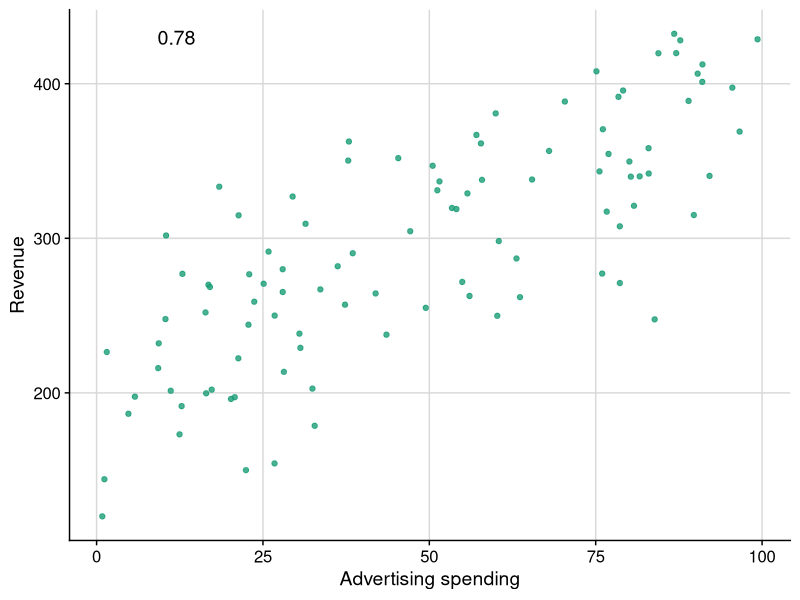

R code for this plot: (Note: this script raises an error after producing the figure.)
## ---- chunk 1
#| warning: false
#| message: false
#| results: "hide"
#| echo: true
# install packages if missing
pkg_vec <- c("tibble", "dplyr", "ggplot2", "cowplot")
for (x in pkg_vec) {
  if (!requireNamespace(x, character.only = TRUE, quietly = TRUE)) {
    install.packages(x)
  }
}
# attach packages
library(tibble)
library(dplyr)
library(ggplot2)
library(cowplot)
## ---- chunk 2
path_dir_fig_dem <- "_tmp/fig/w1s2dem"
if (!dir.exists(path_dir_fig_dem)) {
  dir.create(path_dir_fig_dem, recursive = TRUE)
}
## ---- chunk 3
theme_cowplot_bg <- function() {
  theme_cowplot() +
    theme(
      plot.background = element_rect(fill = "white"),
      panel.background = element_rect(fill = "white")
    )
}
## ---- chunk 4
col_vec_3 <- c(
  "#1b9e77", "#d95f02", "#7570b3"
)
## ---- chunk 5
set.seed(3)
x_vec <- runif(1e2, 0, 100)
y_vec <- 200 + 2 * x_vec + rnorm(1e2, 0, 50)
data_tbl_s1 <- tibble(
  Advertising = x_vec, Revenue = y_vec
)
cor(x_vec, y_vec) |> signif(2)
## ---- chunk 6

# create table for plotting correlation label
plot_tbl_cor <- tibble(
  x = 12, y = 430, label = cor(x_vec, y_vec) |> round(2)
)
# plot:
# specify points dataset, and that
# `x` and `y` are the columns to use
# for the x and y axes, respectively
p_s1_init <- ggplot(
  data_tbl_s1,
  aes(x = Advertising, y = Revenue)
) +
  # add points to the plot (blue, semi-transparent)
  geom_point(col = col_vec_3[1], alpha = 0.8) +
  # add a label to the plot
  geom_text(
    # specify the dataset for the label
    data = plot_tbl_cor,
    # specify what columns
    # have the label, x and y values
    aes(label = label, x = x, y = y),
    # specify the size of the label
    size = 5,
    # specify that we don't want the
    # label to inherit the aesthetics
    # from the initial `ggplot` call
    # (this note is more complicated)
    inherit.aes = FALSE
  ) +
  # use our custom theme (cowplot theme, white background)
  theme_cowplot_bg() +
  # add gridlines
  background_grid(major = "xy") +
  # add labels to the axes
  labs(x = "Advertising spending", y = "Revenue")

# save the plot:
# specify the path to save the plot to
path_p <- file.path(path_dir_fig_dem, "p-scenario1-init.png")
# save the plot to the path.
# specify the width and height of the plot (10cm each)
ggsave(path_p, p_s1_init, width = 10, height = 10, units = "cm")
## ---- chunk 7
#| results: asis
#| echo: true
# display the plot
knitr::include_graphics(path_p)
## ---- chunk 8
fit <- lm(Revenue ~ Advertising, data = data_tbl_s1)
fit |> summary()
## ---- chunk 9

coef_vec <- coef(fit)
coef_vec
p_s1_fit <- p_s1_init +
  geom_abline(
    # specify the slope and intercept of the line
    intercept = coef_vec[["(Intercept)"]],
    slope = coef_vec[["Advertising"]],
    # specify the colour of the line
    col = col_vec_3[2],
    size = 1.5
  )
# save the plot:
# specify the path to save the plot to
path_p <- file.path(path_dir_fig_dem, "p-scenario1-fit.png")
# save the plot to the path.
# specify the width and height of the plot (10cm each)
ggsave(path_p, p_s1_fit, width = 10, height = 10, units = "cm")
## ---- chunk 10
#| results: asis
#| echo: false
knitr::include_graphics(path_p)
## ---- chunk 11

plot_tbl_45 <- tibble(
  x = c(0, 420),
  y = c(coef_vec[["(Intercept)"]], coef_vec[["(Intercept)"]] + 420)
)
p_s1_45 <- p_s1_fit +
  geom_abline(
    # specify the slope and intercept of the line
    intercept = coef_vec[["(Intercept)"]],
    slope = 1,
    # specify the colour of the line
    col = col_vec_3[3],
    linetype = "11",
    size = 2
  )
# save the plot:
# specify the path to save the plot to
path_p <- file.path(path_dir_fig_dem, "p-scenario1-fit-45.png")
# save the plot to the path.
# specify the width and height of the plot (10cm each)
ggsave(path_p, p_s1_45, width = 10, height = 10, units = "cm")
## ---- chunk 12
#| results: asis
#| echo: false
knitr::include_graphics(path_p)
## ---- chunk 13
set.seed(3)
x_vec <- runif(1e2, 0, 6)
y_vec <- 3 + 0.75 * x_vec + rnorm(1e2, 0, 0.5)
data_tbl_s2 <- tibble(Age = x_vec, Weight = y_vec)
cor(x_vec, y_vec) |> signif(2)
## ---- chunk 14

p <- ggplot(
  data_tbl_s2,
  aes(x = Age, y = Weight)
) +
  geom_point(col = col_vec_3[1], alpha = 0.8) +
  theme_cowplot_bg() +
  background_grid(major = "xy") +
  labs(x = "Age (months)", y = "Weight (kg)")
# save the plot:
path_p <- file.path(path_dir_fig_dem, "p-scenario2-init.png")
ggsave(path_p, p, width = 10, height = 10, units = "cm")
## ---- chunk 15
#| results: asis
#| eco: false
knitr::include_graphics(path_p)
## ---- chunk 16
fit <- lm(Weight ~ Age, data = data_tbl_s2)
fit |> summary()
## ---- chunk 17
p <- p +
  geom_abline(
    intercept = coef(fit)[["(Intercept)"]],
    slope = coef(fit)[["Age"]],
    col = col_vec_3[2],
    size = 1.5
  )
# save the plot:
path_p <- file.path(path_dir_fig_dem, "p-scenario2-fit.png")
ggsave(path_p, p, width = 10, height = 10, units = "cm")
## ---- chunk 18
#| results: asis
knitr::include_graphics(path_p)
## ---- chunk 19

p <- p +
  geom_abline(
    intercept = coef(fit)[["(Intercept)"]] + 2 * sd(residuals(fit)),
    slope = coef(fit)[["Age"]],
    col = col_vec_3[3],
    linetype = "11",
    size = 1.5
  ) +
  geom_abline(
    intercept = coef(fit)[["(Intercept)"]] - 2 * sd(residuals(fit)),
    slope = coef(fit)[["Age"]],
    col = col_vec_3[3],
    linetype = "11",
    size = 1.5
  )
# save the plot:
path_p <- file.path(path_dir_fig_dem, "p-scenario2-fit-2sd.png")
ggsave(path_p, p, width = 10, height = 10, units = "cm")
## ---- chunk 20
#| results: asis
#| echo: false
knitr::include_graphics(path_p)
## ---- chunk 21
set.seed(4)
x_vec_sex <- sample(c("Male", "Female"), 1e2, replace = TRUE)
x_vec_sex_male <- x_vec_sex[x_vec_sex == "Male"]
x_vec_sex_female <- x_vec_sex[x_vec_sex == "Female"]
x_vec_drug_male <- sample(
  c("Drug", "Placebo"),
  size = length(x_vec_sex_male),
  replace = TRUE,
  prob = c(0.8, 0.2)
)
x_vec_drug_female <- sample(
  c("Drug", "Placebo"),
  size = length(x_vec_sex_female),
  replace = TRUE,
  prob = c(0.3, 0.7)
)
effect_male <- 15
effect_drug <- -5
y_vec_male <- 120 + effect_male + effect_drug * (x_vec_drug_male == "Drug")
y_vec_female <- 120 + effect_drug * (x_vec_drug_female == "Drug")
y_vec <- c(y_vec_male, y_vec_female) + rnorm(1e2, 0, 5)
x_vec_sex <- c(x_vec_sex_male, x_vec_sex_female)
x_vec_drug <- c(x_vec_drug_male, x_vec_drug_female)
data_tbl_s3 <- tibble(
  BP = y_vec, Sex = x_vec_sex, Drug = x_vec_drug
)
data_tbl_s3
## ---- chunk 22
p1 <- ggplot(
  data_tbl_s3 |>
    dplyr::mutate(Drug = factor(Drug, levels = c("Placebo", "Drug"))),
  aes(x = Drug, y = BP, fill = Drug)
) +
  geom_boxplot(outlier.colour = "gray75") +
  theme_cowplot_bg() +
  background_grid(major = "y") +
  labs(x = "Drug", y = "Blood pressure") +
  scale_fill_manual(
    values = c("Drug" = "#b2df8a", "Placebo" = "#a6cee3")
  ) +
  theme(legend.title = element_blank())
# save the plot:
path_p <- file.path(path_dir_fig_dem, "p-scenario3-boxplot.png")
ggsave(path_p, p1, width = 10, height = 10, units = "cm")
## ---- chunk 23
#| results: asis
knitr::include_graphics(path_p)
## ---- chunk 24

plot_tbl_s3 <- data_tbl_s3 |>
  dplyr::mutate(
    Drug = factor(
      Drug,
      levels = c("Placebo", "Drug")
    )
  ) |>
  dplyr::mutate(
    DrugSex = paste0(Drug, "_", Sex)
  ) |>
  dplyr::mutate(
    DrugSex = factor(
      DrugSex,
      levels = c(
        "Placebo_Female", "Drug_Female",
        "Placebo_Male", "Drug_Male"
      )
    )
  )
p1 <- ggplot(
  plot_tbl_s3,
  aes(x = Drug, y = BP, fill = Sex)
) +
  geom_boxplot(outlier.colour = "gray75") +
  theme_cowplot_bg() +
  background_grid(major = "y") +
  labs(x = "Drug", y = "Blood pressure") +
  scale_fill_manual(
    values = col_vec_3[1:2]
  ) +
  theme(legend.title = element_blank())
# save plot
path_p <- file.path(path_dir_fig_dem, "p-scenario3-boxplot-sex.png")
ggsave(path_p, p1, width = 10, height = 10, units = "cm")
## ---- chunk 25
#| results: asis
#| echo: false
knitr::include_graphics(path_p)
## ---- chunk 26
lm(BP ~ Drug, data = data_tbl_s3) |> summary()
## ---- chunk 27
lm(BP ~ Drug + Sex, data = data_tbl_s3) |> summary()
